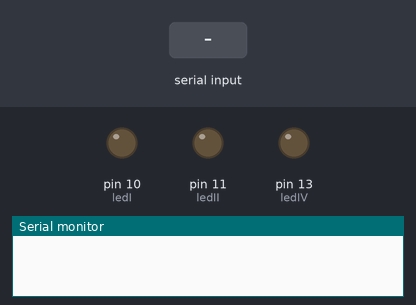
Bench run of a sketch on a simulated Arduino Uno, built with avr-gcc and run on an emulated ATmega328P. Parts: output pins drawn as LEDs (lit = HIGH), the last lines printed to the serial monitor. Dashed ring = blinking. The test bench sets the inputs (shaded band).

Above: at 1.2 s.
1.3 s: "30,150\n" received over Serial
At 1.65 s:
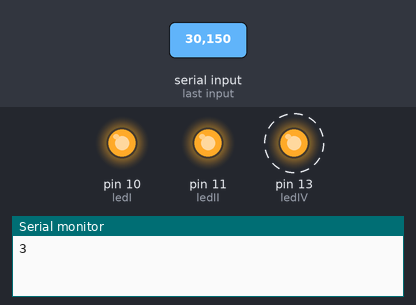
4.3 s: "1\n" received over Serial
At 4.55 s:
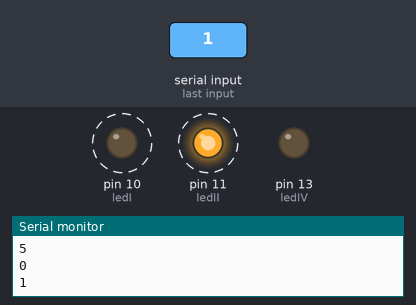
7.3 s: "90,45\n" received over Serial
At 7.9 s:
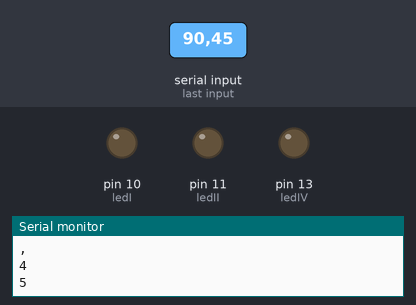
Timing chart, 0 to 10.3 s (numbered marks = the images above; inputs shaded):
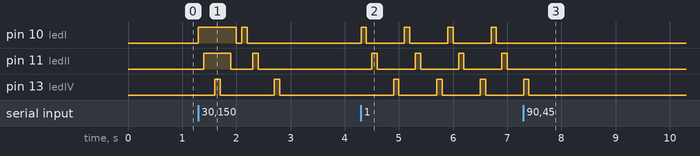

Measured:
- after the input at 1.3 s, pin 10 (ledI): LOW → HIGH at once, → LOW 0.70 s later, → HIGH 0.10 s later, → LOW 0.10 s later; pin 11 (ledII): LOW → HIGH after 0.10 s, → LOW 0.50 s later, → HIGH 0.40 s later, → LOW 0.10 s later; pin 13 (ledIV): alternates HIGH for 0.10 s and LOW for 1.0 s, starting after 0.30 s
- after the input at 4.3 s, pin 10 (ledI): alternates HIGH for 0.10 s and LOW for 0.70 s, starting at once; pin 11 (ledII): alternates HIGH for 0.10 s and LOW for 0.70 s, starting after 0.20 s; pin 13 (ledIV): alternates HIGH for 0.10 s and LOW for 0.70 s, starting after 0.60 s
- after the input at 7.3 s, pin 10 (ledI), pin 11 (ledII): stops changing and stays LOW; pin 13 (ledIV): goes on until 7.4 s, then stays LOW

The sketch:

arduino_serial.ino
```cpp
int ledI = 10;
int ledII = 11;
int ledIII = 12;
int ledIV = 13;
int currentMode = 0;
bool modeRunning = false;

void setup() {
  pinMode(0, INPUT);
  pinMode(1, OUTPUT);

  pinMode(ledI, OUTPUT);
  pinMode(ledII, OUTPUT);
  pinMode(ledII, OUTPUT);
  pinMode(ledIV, OUTPUT);

  Serial.begin(9600);   // เริ่มต้นการเชื่อมต่อ Serial กับคอมพิวเตอร์
}

void loop() {
  if (Serial.available() > 0) {
    char receivedChar = Serial.read();
    if (receivedChar != ' ' && receivedChar != '\t' && receivedChar != '\n' && receivedChar != '\r') {
      int mode = receivedChar - '0'; // Convert char to integer

      switch (mode) {
        case 1:
          currentMode = 1;
          modeRunning = true;
          break;
        case 2:
          currentMode = 2;
          modeRunning = true;
          break;
        case 3:
          currentMode = 3;
          modeRunning = true;
          break;
        default:
          currentMode = 0; // Stop all modes if an unknown mode is selected
          modeRunning = false;
          break;
      }
    Serial.println(receivedChar);
    }
  }

  if (modeRunning) {
    switch (currentMode) {
      case 1:
        modeI();
        break;
      case 2:
        modeII();
        break;
      case 3:
        modeIII();
        break;
      default:
        stopModes();
        break;
    }
  }
}

void modeI() {
  digitalWrite(ledI, HIGH);
  delay(100);
  digitalWrite(ledI, LOW);
  delay(100);
  digitalWrite(ledII, HIGH);
  delay(100);
  digitalWrite(ledII, LOW);
  delay(100);
  digitalWrite(ledIII, HIGH);
  delay(100);
  digitalWrite(ledIII, LOW);
  delay(100);
  digitalWrite(ledIV, HIGH);
  delay(100);
  digitalWrite(ledIV, LOW);
  delay(100);
}

void modeII() {
  digitalWrite(ledIV, HIGH);
  delay(100);
  digitalWrite(ledIV, LOW);
  delay(100);
  digitalWrite(ledIII, HIGH);
  delay(100);
  digitalWrite(ledIII, LOW);
  delay(100);
  digitalWrite(ledII, HIGH);
  delay(100);
  digitalWrite(ledII, LOW);
  delay(100);
  digitalWrite(ledI, HIGH);
  delay(100);
  digitalWrite(ledI, LOW);
  delay(100);
}

void modeIII() {
  digitalWrite(ledI, HIGH);
  delay(100);
  digitalWrite(ledII, HIGH);
  delay(100);
  digitalWrite(ledIII, HIGH);
  delay(100);
  digitalWrite(ledIV, HIGH);
  delay(100);
  digitalWrite(ledIV, LOW);
  delay(100);
  digitalWrite(ledIII, LOW);
  delay(100);
  digitalWrite(ledII, LOW);
  delay(100);
  digitalWrite(ledI, LOW);
  delay(100);
}

void stopModes() {
  digitalWrite(ledI, LOW);
  digitalWrite(ledII, LOW);
  digitalWrite(ledIII, LOW);
  digitalWrite(ledIV, LOW);
}
```
